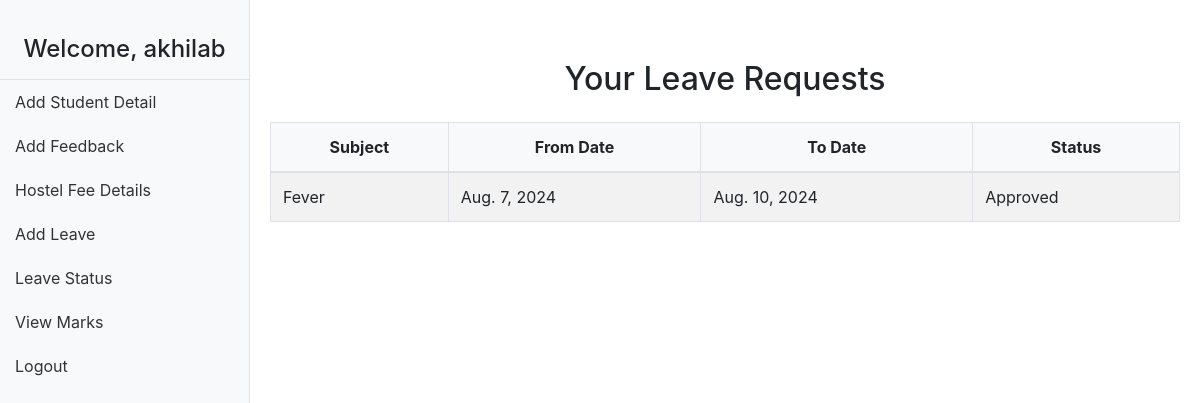
The app's page /leave-status/ (signed in) with its own data.
### smsapp/models.py (models this page shows, shortened)
class LeaveRequest(models.Model):
    PENDING = 'Pending'
    APPROVED = 'Approved'
    DENIED = 'Denied'
    STATUS_CHOICES = [
        (PENDING, 'Pending'),
        (APPROVED, 'Approved'),
        (DENIED, 'Denied')
    ]
    id = models.AutoField(primary_key=True)  # Auto-incrementing primary key
    student_name = models.ForeignKey(StudentDetails, on_delete=models.CASCADE)  # Link to the StudentDetails model
    subject = models.CharField(max_length=100)  # Subject of the leave request
    from_date = models.DateField()  # Start date of the leave
    to_date = models.DateField()  # End date of the leave
    status = models.CharField(max_length=10, choices=STATUS_CHOICES, default=PENDING)  # Status of the leave request

### smsapp/views.py (the view)
# urls.py: path('leave-status/', student_leave_status, name='student_leave_status'),
def student_leave_status(request):
    try:
        student_details = StudentDetails.objects.filter(username=request.user)
        if student_details.exists():
            student = student_details.first()
            leave_requests = LeaveRequest.objects.filter(student_name=student)
            return render(request, 'status_leave.html', {'leave_requests': leave_requests})
        else:
            return render(request, 'status_leave.html', {'error_message': 'Student details not found.'})
    except Exception as e:
        return render(request, 'status_leave.html', {'error_message': f'An error occurred: {str(e)}'})

### smsapp/templates/status_leave.html (shortened to what this page needs)
<!DOCTYPE html>
<html lang="en">
<head>
    <link href="https://stackpath.bootstrapcdn.com/bootstrap/4.5.2/css/bootstrap.min.css" rel="stylesheet">
</head>
<body>
    {% include 'navbar.html' %}
    <div class="main-content">
        <h2 class="mb-4 text-center">Your Leave Requests</h2>
        <div class="table-container">
            <table class="table table-striped table-bordered">
                <thead>
                    <tr>
                        <th>Subject</th>
                        <th>From Date</th>
                        <th>To Date</th>
                        <th>Status</th>
                    </tr>
                </thead>
                <tbody>
                    {% for leave in leave_requests %}
                        <tr>
                            <td>{{ leave.subject }}</td>
                            <td>{{ leave.from_date }}</td>
                            <td>{{ leave.to_date }}</td>
                            <td>{{ leave.status }}</td>
                        </tr>
                    {% empty %}
                        <tr>
                            <td colspan="4" class="text-center">No leave requests found.</td>
                        </tr>
                    {% endfor %}
                </tbody>
            </table>
        </div>
    </div>
</body>
</html>

### smsapp/templates/navbar.html (shortened to what this page needs)
<!DOCTYPE html>
<html lang="en">
<head>
    <link href="https://stackpath.bootstrapcdn.com/bootstrap/4.5.2/css/bootstrap.min.css" rel="stylesheet">
</head>
<body>
    <nav class="sidebar">
        {% if user.is_authenticated %}
            <div class="user-info">
                <h4>Welcome, {{ user.username }}</h4>
            </div>
            {% if user.is_superuser %}
                <a href="{% url 'add_user' %}">Add User</a>
                <a href="{% url 'add_course' %}">Add Course</a>
                <a href="{% url 'courses' %}">View Course</a>
                <a href="{% url 'feedback_list' %}">Feedbacks</a>
                <a href="{% url 'hostel_fee_receipts' %}">Hostel Fee Receipts</a>
                <a href="{% url 'view_leave_requests' %}">Leave requests</a>
                <a href="{% url 'subcourse_list' %}">Add subject</a>
                <a href="{% url 'course_list' %}">Add mark</a>
                <a href="{% url 'view_marks' %}">View Marks</a>
            {% else %}
                <a href="{% url 'add_student' %}">Add Student Detail</a>
                <a href="{% url 'add_feedback' %}">Add Feedback</a>
                <a href="{% url 'hostel_fee_details' %}">Hostel Fee Details</a>
                <a href="{% url 'add_leave_request' %}">Add Leave</a>
                <a href="{% url 'student_leave_status' %}">Leave Status</a>
                <a href="{% url 'usermark' %}">View Marks</a>
            {% endif %}
            <a href="{% url 'logout' %}">Logout</a>
        {% else %}
            <a href="{% url 'login' %}">Login</a>
        {% endif %}
    </nav>
    <div class="main-content">
    </div>
</body>
</html>

### smsapp/templates/status_leave.html (style rules this page uses)
body { margin: 0; padding: 0; }
.main-content { margin-left: 250px; padding: 20px; }
.table-container { margin-top: 20px; }
.table { border-collapse: collapse; }
.table th, .table td { vertical-align: middle; }
.table th { background-color: #f8f9fa; text-align: center; }

### smsapp/templates/navbar.html (style rules this page uses)
.sidebar { height: 100vh; width: 250px; position: fixed; top: 0; left: 0; background-color: #f8f9fa; padding-top: 20px; border-right: 1px solid #dee2e6; }
.sidebar a { padding: 10px 15px; text-decoration: none; color: #333; display: block; }
.sidebar .user-info { padding: 15px; border-bottom: 1px solid #dee2e6; text-align: center; }
.sidebar .user-info h4 { margin: 0; }
.main-content { margin-left: 250px; padding: 20px; }

### records on screen
LeaveRequest: subject "Fever", from_date "Aug. 7, 2024", to_date "Aug. 10, 2024", status "Approved"

### other values on screen
{{ user.username }} "akhilab"
